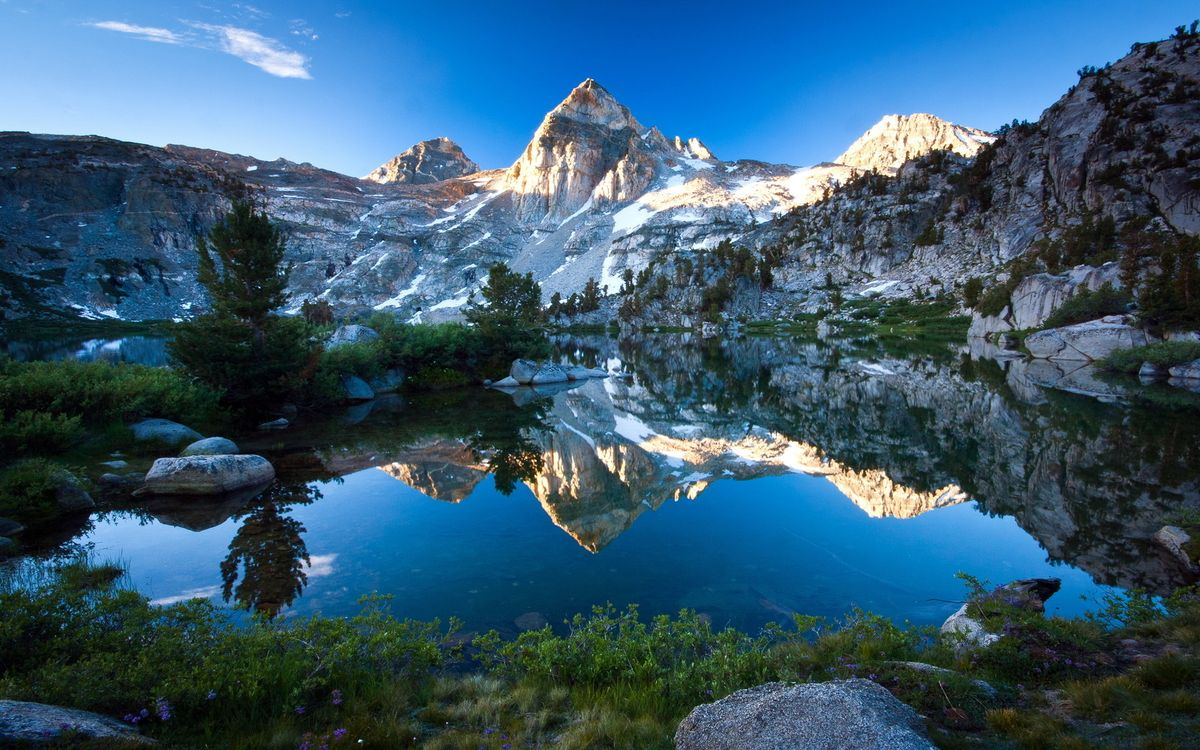
#> input picture картинка.jpg, 1200 x 750 px
$ python Roberts_CPU.py
#> lines starting #> are read from the running program, lines starting #| are printed output that depends on the picture
from PIL import Image
import numpy as np
import matplotlib.pyplot as plt

im =Image.open('картинка.jpg').convert('LA')
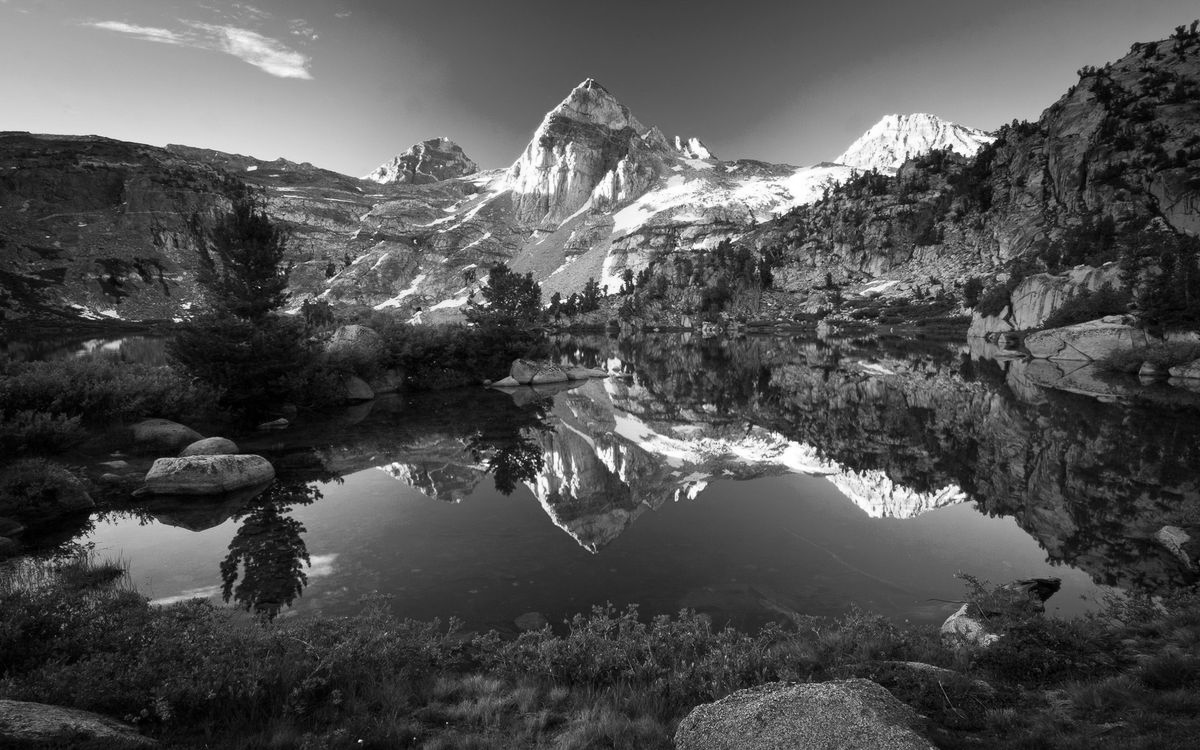
#> im: PIL image 1200x750 LA; mean R, G, B, A 81.5, 81.5, 81.5, 255
w,h = im.size
#> w = 1200; h = 750
im2 = Image.new('LA', (w,h))
#> im2: PIL image 1200x750 LA; every value is 0
kernelx = np.array([[1, 0], [0, -1]], dtype=int)
kernely = np.array([[0, 1], [-1, 0]], dtype=int)
for x in range(w-1):
    for y in range(h-1):
        sub =[[im.getpixel((x, y))[0], im.getpixel((x, y+1))[0]],[im.getpixel((x+1, y))[0], im.getpixel((x+1, y+1))[0]]]
        sub = np.array(sub)
        var_x =sum(sum(sub * kernelx))
        var_y = sum(sum(sub * kernely))

        var = abs(var_x) + abs(var_y)

        im2.putpixel((x,y), (var, 255))
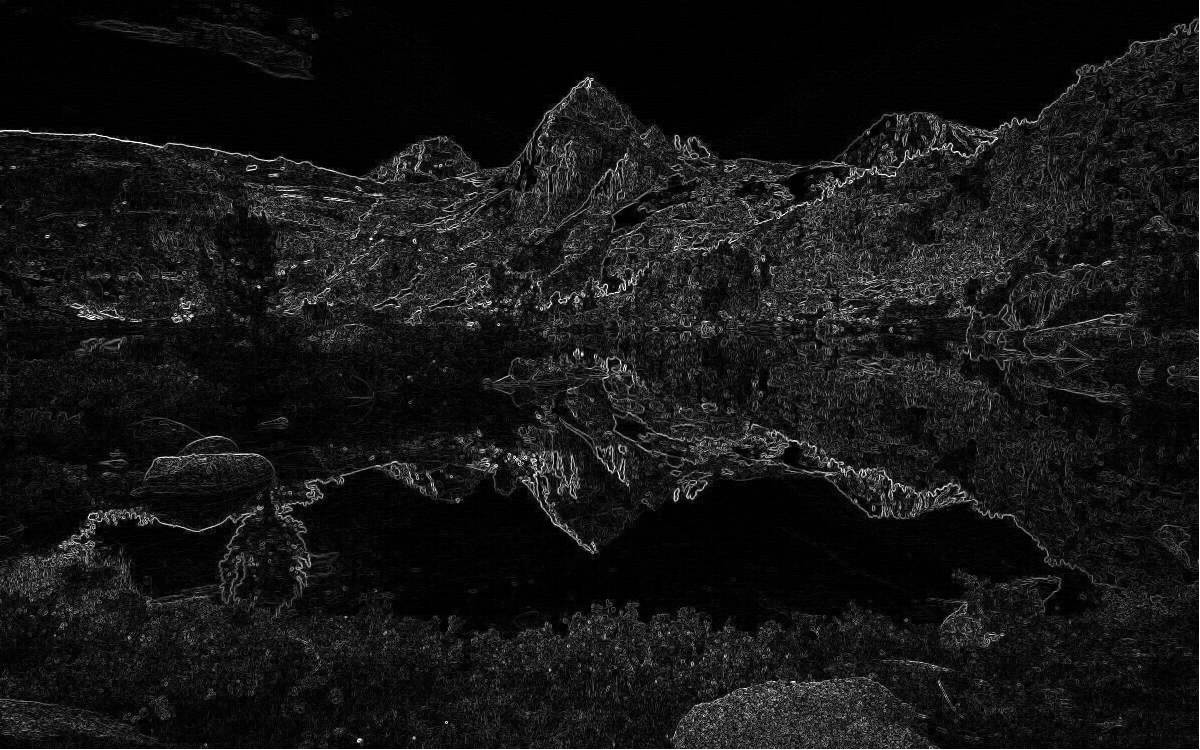
#> im2: PIL image 1200x750 LA; mean R, G, B, A 21.2, 21.2, 21.2, 254.4; transparent parts drawn white

plt.imshow(im2)
plt.show()
